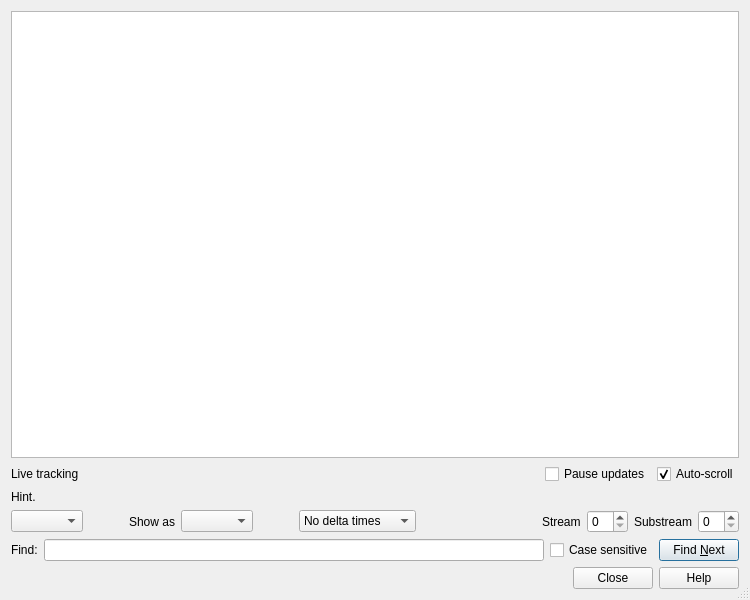
<?xml version="1.0" encoding="UTF-8"?>
<ui version="4.0">
 <class>FollowStreamDialog</class>
 <widget class="QDialog" name="FollowStreamDialog">
  <property name="geometry">
   <rect>
    <x>0</x>
    <y>0</y>
    <width>750</width>
    <height>600</height>
   </rect>
  </property>
  <property name="sizePolicy">
   <sizepolicy hsizetype="Preferred" vsizetype="Preferred">
    <horstretch>0</horstretch>
    <verstretch>0</verstretch>
   </sizepolicy>
  </property>
  <property name="windowTitle">
   <string>Follow Stream</string>
  </property>
  <property name="sizeGripEnabled">
   <bool>true</bool>
  </property>
  <layout class="QVBoxLayout" name="verticalLayout">
   <item>
    <widget class="FollowStreamText" name="teStreamContent">
     <property name="readOnly">
      <bool>true</bool>
     </property>
    </widget>
   </item>
   <item>
    <layout class="QHBoxLayout" name="liveLayout">
     <item>
      <widget class="QLabel" name="liveStatusLabel">
       <property name="text"><string>Live tracking</string></property>
       <property name="wordWrap"><bool>true</bool></property>
      </widget>
     </item>
     <item>
      <spacer name="liveSpacer">
       <property name="orientation"><enum>Qt::Horizontal</enum></property>
       <property name="sizeHint" stdset="0"><size><width>20</width><height>20</height></size></property>
      </spacer>
     </item>
     <item>
      <widget class="QCheckBox" name="pauseLiveCheckBox">
       <property name="text"><string>Pause updates</string></property>
       <property name="toolTip"><string>Pause the display while continuing to collect stream data.</string></property>
      </widget>
     </item>
     <item>
      <widget class="QCheckBox" name="autoScrollCheckBox">
       <property name="text"><string>Auto-scroll</string></property>
       <property name="toolTip"><string>Follow new data when at the bottom. Scroll up to read earlier data.</string></property>
       <property name="checked"><bool>true</bool></property>
      </widget>
     </item>
    </layout>
   </item>
   <item>
    <widget class="QLabel" name="hintLabel">
     <property name="text">
      <string>Hint.</string>
     </property>
     <property name="wordWrap">
      <bool>true</bool>
     </property>
    </widget>
   </item>
   <item>
    <layout class="QHBoxLayout" name="horizontalLayout" stretch="0,0,0,0,0,0,1,0,0,0,0">
     <item>
      <widget class="QComboBox" name="cbDirections">
       <property name="sizeAdjustPolicy">
        <enum>QComboBox::AdjustToContents</enum>
       </property>
      </widget>
     </item>
     <item>
      <spacer name="charsetSpacer">
       <property name="orientation">
        <enum>Qt::Horizontal</enum>
       </property>
       <property name="sizeHint" stdset="0">
        <size>
         <width>40</width>
         <height>20</height>
        </size>
       </property>
      </spacer>
     </item>
     <item>
      <widget class="QLabel" name="label">
       <property name="text">
        <string>Show as</string>
       </property>
      </widget>
     </item>
     <item>
      <widget class="QComboBox" name="cbCharset">
       <property name="currentIndex">
        <number>-1</number>
       </property>
      </widget>
     </item>
     <item>
      <spacer name="deltaSpacer">
       <property name="orientation">
        <enum>Qt::Horizontal</enum>
       </property>
       <property name="sizeHint" stdset="0">
        <size>
         <width>40</width>
         <height>20</height>
        </size>
       </property>
      </spacer>
     </item>
     <item>
      <widget class="QComboBox" name="deltaComboBox">
       <item>
        <property name="text">
         <string>No delta times</string>
        </property>
       </item>
       <item>
        <property name="text">
         <string>Turn delta times</string>
        </property>
       </item>
       <item>
        <property name="text">
         <string>All delta times</string>
        </property>
       </item>
      </widget>
     </item>
     <item>
      <spacer name="streamNumberSpacer">
       <property name="orientation">
        <enum>Qt::Horizontal</enum>
       </property>
       <property name="sizeHint" stdset="0">
        <size>
         <width>40</width>
         <height>20</height>
        </size>
       </property>
      </spacer>
     </item>
     <item>
      <widget class="QLabel" name="streamNumberLabel">
       <property name="text">
        <string>Stream</string>
       </property>
      </widget>
     </item>
     <item>
      <widget class="QSpinBox" name="streamNumberSpinBox"/>
     </item>
     <item>
      <widget class="QLabel" name="subStreamNumberLabel">
       <property name="text">
        <string>Substream</string>
       </property>
      </widget>
     </item>
     <item>
      <widget class="QSpinBox" name="subStreamNumberSpinBox"/>
     </item>
    </layout>
   </item>
   <item>
    <layout class="QHBoxLayout" name="horizontalLayout_2" stretch="0,1,0">
     <item>
      <widget class="QLabel" name="lFind">
       <property name="text">
        <string>Find:</string>
       </property>
      </widget>
     </item>
     <item>
      <widget class="FindLineEdit" name="leFind"/>
     </item>
     <item>
      <widget class="QCheckBox" name="caseCheckBox">
       <property name="text">
        <string>Case sensitive</string>
       </property>
      </widget>
     </item>
     <item>
      <widget class="QPushButton" name="bFind">
       <property name="text">
        <string>Find &amp;Next</string>
       </property>
      </widget>
     </item>
    </layout>
   </item>
   <item>
    <widget class="QDialogButtonBox" name="buttonBox">
     <property name="standardButtons">
      <set>QDialogButtonBox::Close|QDialogButtonBox::Help</set>
     </property>
    </widget>
   </item>
  </layout>
 </widget>
 <customwidgets>
  <customwidget>
   <class>FollowStreamText</class>
   <extends>QTextEdit</extends>
   <header>widgets/follow_stream_text.h</header>
  </customwidget>
  <customwidget>
   <class>FindLineEdit</class>
   <extends>QLineEdit</extends>
   <header>widgets/find_line_edit.h</header>
  </customwidget>
 </customwidgets>
 <resources/>
 <connections/>
</ui>
